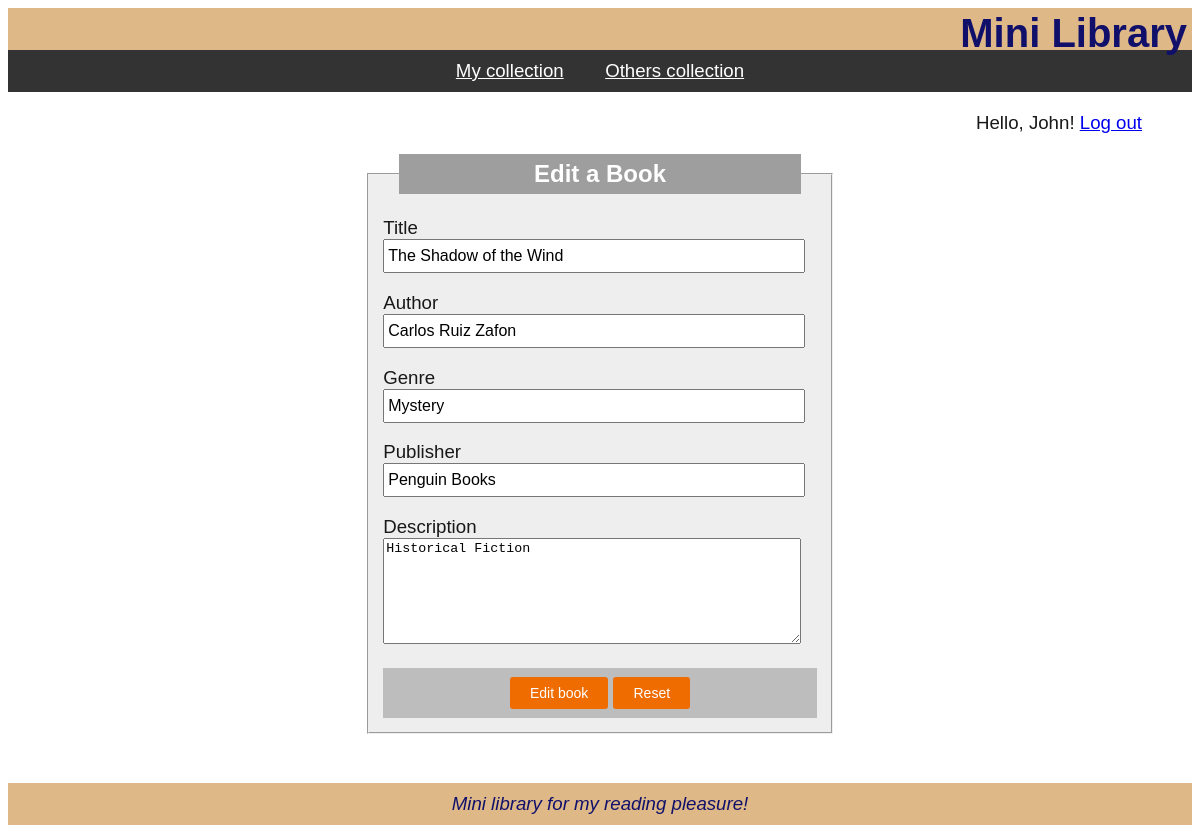
Screenshot of /code/server/update.php?id=1 (signed in) with the database file from the repository.
### tables this page shows
CREATE TABLE `books` (
  `id` int(11) NOT NULL,
  `title` varchar(100) NOT NULL,
  `author` varchar(20) NOT NULL,
  `genre` varchar(20) NOT NULL,
  `publisher` varchar(50) DEFAULT NULL,
  `description` varchar(255) DEFAULT NULL,
  `userid` int(11) NOT NULL
);

### code/server/update.php (the view, shortened to what this page needs)
<?php
if (isset($_SESSION['valid_user'])){
?>
<!DOCTYPE html>
<html lang="en">
<head>
<link rel="stylesheet" media="all" href="../css/style_reg.css" />
</head>
<body>
<?php include ("headerEm.php") ?>
<?php
$db = db_connect();
$id = $_GET['id'];
$sql = "SELECT * FROM books WHERE id= '$id' ";
$result_set = mysqli_query($db, $sql);
$result = mysqli_fetch_assoc($result_set);
?>
<nav>
  <a href="list.php">My collection</a>&nbsp;&nbsp;&nbsp;&nbsp;&nbsp;&nbsp;&nbsp;&nbsp;<a href="otherslist.php">Others collection</a>
</nav>
<main>
<div id="content">
<div class="logout">
      Hello, <?php echo $_SESSION['valid_user'] ?>!   <a class="action" href="logout.php">Log out</a>
</div>
  <div>
    <form name="form" class="form" method="post" action="<?php echo 'create.php?id=' . $result['id']; ?>" id="mainForm" onsubmit="return validate();">
   <fieldset class="form__panel">
      <legend class="form__heading">Edit a Book</legend>
        <p class="form__row">
           <label for="title">Title</label><br/>
           <input type="text" name="title" id="title" value="<?php echo $result['title']; ?>" class="form__input form__input--large"/>
       </p>
       <p class="form__row">
           <label for="author">Author</label><br/>
           <input type="text" name="author" id="author" value="<?php echo $result['author']; ?>" class="form__input form__input--large">
       </p>
       <p class="form__row">
            <label for="genre">Genre</label>
            <input type="text" name="genre" id="genre" value="<?php echo $result['genre']; ?>" class="form__input form__input--large">
        </p>
        <p class="form__row">
            <label for="publisher">Publisher</label>
            <input type="text" name="publisher" id="publisher" value="<?php echo $result['publisher']; ?>" class="form__input form__input--large">
        </p>
        <p class="form__row">
            <label for="description">Description</label>
            <textarea name="description" id="description" class="form__textarea form__textarea--large" rows="4"><?php echo $result['description']; ?></textarea>
        </p>
       <div class="form__box">
          <input type="submit" value="Edit book" class="form__btn"> <input type="reset" class="form__btn">
       </div>
   </fieldset>
  </form>
  </div>
</div>
</main>
<?php include 'footerEm.php'; ?>
</body>
</html>
<?php
} else {
  header("Location: ../index.php");
}
?>

### code/css/style_reg.css (style rules this page uses)
body { font-family: Arial, Helvetica, sans-serif; font-size: 14pt; color: rgb(24, 24, 24); }
main { max-width: 1200px; margin: 0 auto; padding: 20px; }
#content { padding: 0 30px; }
.logout { margin-bottom: 20px; text-align: right; }
nav { background-color: #333; color: white; text-align: center; padding: 10px; }
nav a { color: white; }
.form__panel { margin: 1em auto; background-color: #eeeeee; width: 40%; padding: 0.75em; }
.form__heading { background-color: #9e9e9e; color: white; margin: 0 auto; width: 90%; padding: 0.25em; text-align: center; font-weight: bold; font-size: 24px; }
.form__row { margin-top: 0.5em; }
.form__box { background-color: #bdbdbd; padding: 0.5em; margin-top: 9px; text-align: center; }
.form__input { font-size: 16px; height: 24px; padding: 3px; }
.form__textarea { height: 100px; }
.form__input--large { width: 95%; }
.form__textarea--large { width: 95%; }
.form__btn { border: none; border-radius: 3px; height: 32px; color: black; font-size: 14px; background: #ef6c00; padding: 5px 20px 5px 20px; text-decoration: none; color: white; }

### rows the page displays
books: title "The Shadow of the Wind", author "Carlos Ruiz Zafon", genre "Mystery", publisher "Penguin Books", description "Historical Fiction"

### other values shown
$_SESSION['valid_user'] "John"
